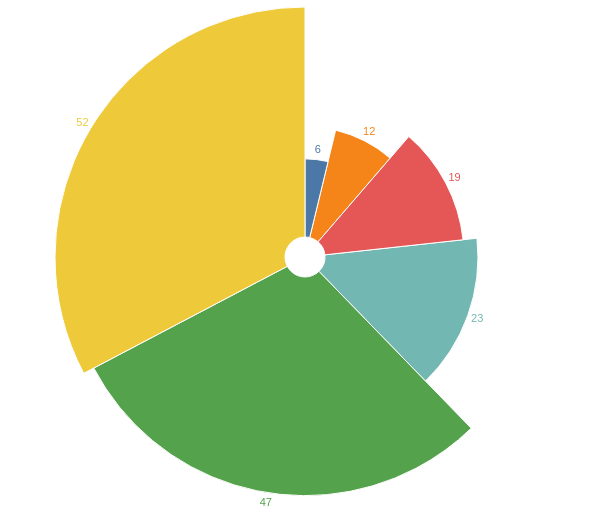

The specification (Vega-Lite) saved for this image:
### Vega-Lite specification from a JSON file in a GitHub repository (floating-point values rounded to 4 significant figures)
{"$schema": "https://vega.github.io/schema/vega-lite/v5.json", "description": "A simple radial chart with embedded data.", "width": 600, "height": 500, "data": {"values": [12, 23, 47, 6, 52, 19]}, "layer": [{"mark": {"type": "arc", "innerRadius": 20, "stroke": "#fff"}}, {"mark": {"type": "text", "radiusOffset": 10}, "encoding": {"text": {"field": "data", "type": "quantitative"}}}], "encoding": {"theta": {"field": "data", "type": "quantitative", "stack": true}, "radius": {"field": "data", "scale": {"type": "sqrt", "zero": true, "rangeMin": 20}}, "color": {"field": "data", "type": "nominal", "legend": null}}}
